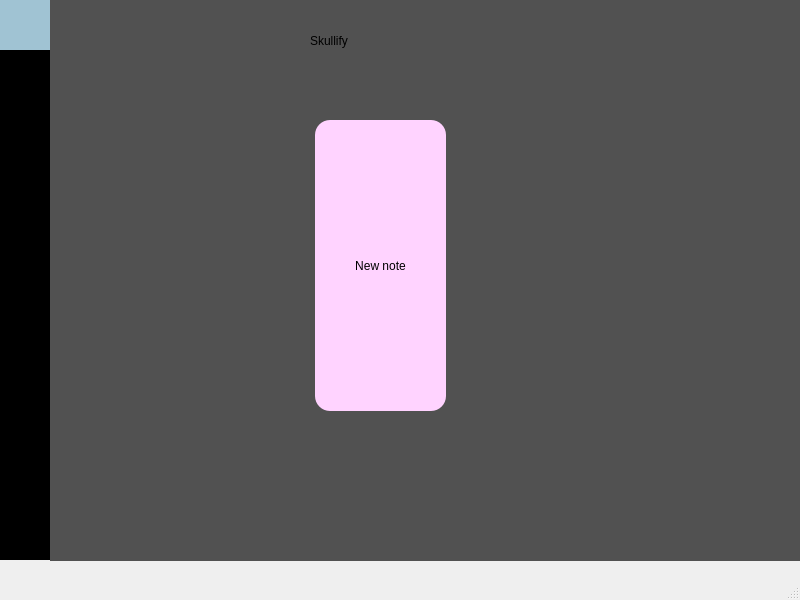
<?xml version="1.0" encoding="UTF-8"?>
<ui version="4.0">
 <class>MainWindow</class>
 <widget class="QMainWindow" name="MainWindow">
  <property name="geometry">
   <rect>
    <x>0</x>
    <y>0</y>
    <width>800</width>
    <height>600</height>
   </rect>
  </property>
  <property name="windowTitle">
   <string>MainWindow</string>
  </property>
  <widget class="QWidget" name="centralwidget">
   <widget class="QWidget" name="widget" native="true">
    <property name="geometry">
     <rect>
      <x>0</x>
      <y>-1</y>
      <width>51</width>
      <height>561</height>
     </rect>
    </property>
    <property name="styleSheet">
     <string notr="true">
background-color:black
</string>
    </property>
    <widget class="QLabel" name="label">
     <property name="geometry">
      <rect>
       <x>0</x>
       <y>0</y>
       <width>51</width>
       <height>51</height>
      </rect>
     </property>
     <property name="styleSheet">
      <string notr="true">background-color: rgb(160, 195, 211)</string>
     </property>
     <property name="text">
      <string/>
     </property>
     <property name="pixmap">
      <pixmap>../../../../Pictures/sigma.jpg</pixmap>
     </property>
     <property name="scaledContents">
      <bool>true</bool>
     </property>
    </widget>
   </widget>
   <widget class="QStackedWidget" name="stacksigma">
    <property name="geometry">
     <rect>
      <x>50</x>
      <y>0</y>
      <width>751</width>
      <height>561</height>
     </rect>
    </property>
    <property name="styleSheet">
     <string notr="true">background-color: rgb(81, 81, 81)</string>
    </property>
    <property name="currentIndex">
     <number>0</number>
    </property>
    <widget class="QWidget" name="page">
     <widget class="QLabel" name="label_2">
      <property name="geometry">
       <rect>
        <x>260</x>
        <y>10</y>
        <width>471</width>
        <height>61</height>
       </rect>
      </property>
      <property name="styleSheet">
       <string notr="true">font: 63 36pt &quot;Yu Gothic UI Semibold&quot;;</string>
      </property>
      <property name="text">
       <string>Skullify</string>
      </property>
     </widget>
     <widget class="QPushButton" name="starternote">
      <property name="geometry">
       <rect>
        <x>265</x>
        <y>120</y>
        <width>131</width>
        <height>291</height>
       </rect>
      </property>
      <property name="styleSheet">
       <string notr="true">background-color:rgb(255, 211, 255);
border-radius: 15px
</string>
      </property>
      <property name="text">
       <string>New note</string>
      </property>
     </widget>
    </widget>
    <widget class="QWidget" name="page_2">
     <widget class="QLineEdit" name="lineEdit">
      <property name="geometry">
       <rect>
        <x>0</x>
        <y>0</y>
        <width>751</width>
        <height>561</height>
       </rect>
      </property>
      <property name="styleSheet">
       <string notr="true">color : white;
font: 63 11pt &quot;Segoe UI Semibold&quot;;
</string>
      </property>
      <property name="text">
       <string>Whatever this is</string>
      </property>
     </widget>
    </widget>
   </widget>
  </widget>
  <widget class="QMenuBar" name="menubar">
   <property name="geometry">
    <rect>
     <x>0</x>
     <y>0</y>
     <width>800</width>
     <height>18</height>
    </rect>
   </property>
  </widget>
  <widget class="QStatusBar" name="statusbar"/>
 </widget>
 <resources/>
 <connections/>
</ui>
